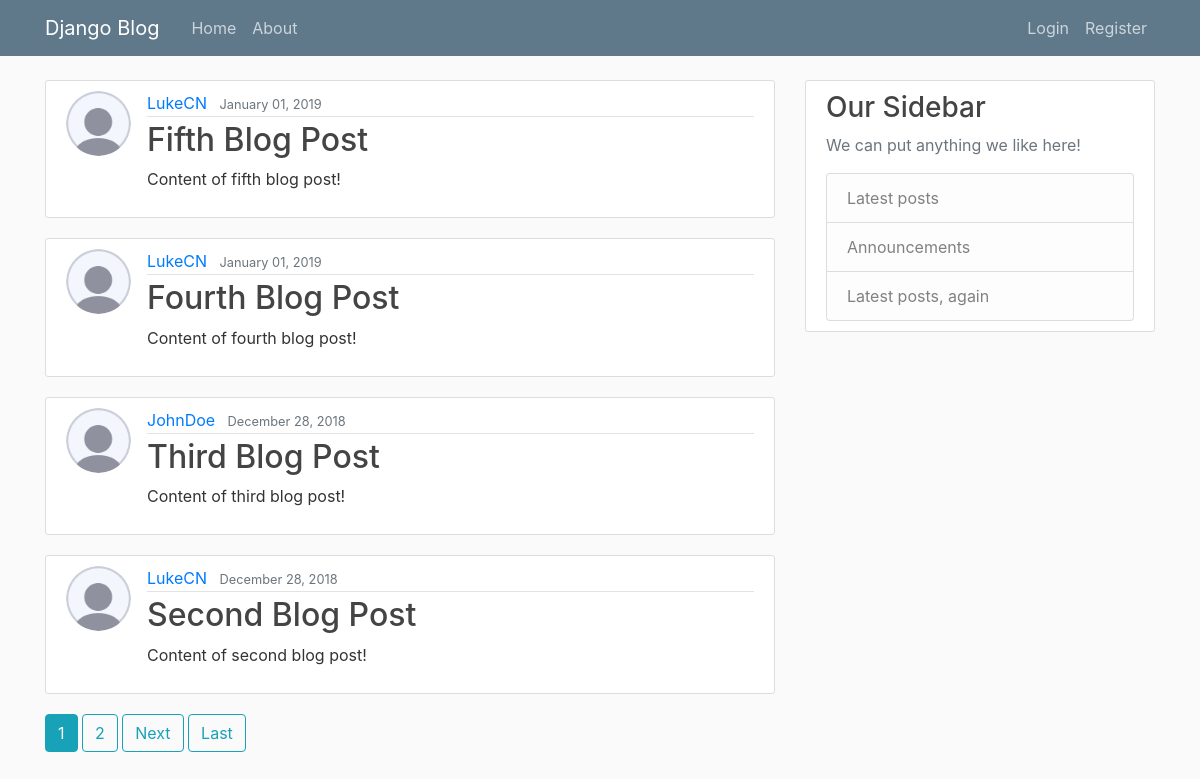
The page / on the database its author committed.
### blog/models.py (models this page shows, shortened)
class Post(models.Model):
	title = models.CharField(max_length = 100)
	content = models.TextField()
	date_posted = models.DateTimeField(default = timezone.now)
	author = models.ForeignKey(User, on_delete = models.CASCADE)

### users/models.py (models this page shows, shortened)
class Profile(models.Model):
	user = models.OneToOneField(User, on_delete = models.CASCADE)
	image = models.ImageField(default = 'default.jpg', upload_to = 'profile_pics')

### blog/views.py (the view)
# urls.py: path('', PostListView.as_view(), name = 'blog-home'),
class PostListView(ListView):
	model = Post
	template_name = 'blog/home.html'
	context_object_name = 'posts'
	ordering = ['-date_posted']
	paginate_by = 4

### blog/templates/blog/home.html (shortened to what this page needs)
{% extends "blog/base.html" %}
{% block content %}
  {% for post in posts %}
    <article class="media content-section">
      <img class="rounded-circle article-img" src="{{ post.author.profile.image.url }}">
      <div class="media-body">
        <div class="article-metadata">
          <a class="mr-2" href="{% url 'user-posts' post.author.username %}">{{ post.author }}</a>
          <small class="text-muted">{{ post.date_posted | date:"F d, Y"}}</small>
        </div>
        <h2><a class="article-title" href="{% url 'post-detail' post.id %}">{{ post.title }}</a></h2>
        <p class="article-content">{{ post.content }}</p>
      </div>
    </article>
  {% endfor %}
  {% if is_paginated %}
    {% for num in page_obj.paginator.page_range %}
      {% if page_obj.number == num %}
        <a class = "btn btn-info mb-4" href="?page={{ num }}">{{ num }}</a>
      {% elif num > page_obj.number|add:'-3' and num < page_obj.number|add:'3' %}
        <a class = "btn btn-outline-info mb-4" href="?page={{ num }}">{{ num }}</a>
      {% endif%}
    {% endfor %}
    {% if page_obj.has_next %}
      <a class = "btn btn-outline-info mb-4" href="?page={{ page_obj.next_page_number }}">Next</a>
      <a class = "btn btn-outline-info mb-4" href="?page={{ page_obj.paginator.num_pages }}">Last</a>
    {% endif %}
  {% endif%}
{% endblock content %}

### blog/templates/blog/base.html (shortened to what this page needs)
{% load static %}
<!DOCTYPE html>
<html>
	<head>
		<link rel = "stylesheet" type = "text/css" href = "{% static 'css/bootstrap.min.css' %} " >
		<link rel = "stylesheet" type = "text/css" href = "{% static 'css/main.css' %} " >
	</head>
	<body>
		<header class="site-header">
			<nav class="navbar navbar-expand-md navbar-dark bg-steel fixed-top">
				<div class="container">
					<a class="navbar-brand mr-4" href="/">Django Blog</a>
					<div class="collapse navbar-collapse" id="navbarToggle">
						<div class="navbar-nav mr-auto">
							<a class="nav-item nav-link" href="{% url 'blog-home' %}">Home</a>
							<a class="nav-item nav-link" href="{% url 'blog-about' %}">About</a>
						</div>
						<div class="navbar-nav">
						{% if user.is_authenticated %}
							<a class="nav-item nav-link" href="{% url 'post-create' %}">New Post</a>
							<a class="nav-item nav-link" href="{% url 'profile' %}">Profile</a>
							<a class="nav-item nav-link" href="{% url 'logout' %}">Logout</a>
						{% else %}
							<a class="nav-item nav-link" href="{% url 'login' %}">Login</a>
							<a class="nav-item nav-link" href="{% url 'register' %}">Register</a>
						{% endif %}
						</div>
					</div>
				</div>
			</nav>
		</header>
		<main role="main" class="container">
			<div class="row">
				<div class="col-md-8">
					{% block content %}
					{% endblock content %}
				</div>
				<div class="col-md-4">
					<div class="content-section">
						<h3>Our Sidebar</h3>
						<p class="text-muted">We can put anything we like here!</p>
						<ul class="list-group">
							<li class="list-group-item list-group-item-light">Latest posts</li>
							<li class="list-group-item list-group-item-light">Announcements</li>
							<li class="list-group-item list-group-item-light">Latest posts, again</li>
						</ul>
					</div>
				</div>
			</div>
		</main>
	</body>
</html>

### static/css/main.css (style rules this page uses)
body { background: #fafafa; color: #333333; margin-top: 5rem; }
h1, h2, h3, h4, h5, h6 { color: #444444; }
ul { margin: 0; }
.bg-steel { background-color: #5f788a; }
.site-header .navbar-nav .nav-link { color: #cbd5db; }
.content-section { background: #ffffff; padding: 10px 20px; border: 1px solid #dddddd; border-radius: 3px; margin-bottom: 20px; }
.article-title { color: #444444; }
.article-content { white-space: pre-line; }
.article-img { height: 65px; width: 65px; margin-right: 16px; }
.article-metadata { padding-bottom: 1px; margin-bottom: 4px; border-bottom: 1px solid #e3e3e3 }

### rows shown on the page
Post: author.profile.image (placeholder picture), author "LukeCN", date_posted "January 01, 2019", title "Fifth Blog Post", content "Content of fifth blog post!"
Post: author.profile.image (placeholder picture), author "LukeCN", date_posted "January 01, 2019", title "Fourth Blog Post", content "Content of fourth blog post!"
Post: author.profile.image (placeholder picture), author "JohnDoe", date_posted "December 28, 2018", title "Third Blog Post", content "Content of third blog post!"
Post: author.profile.image (placeholder picture), author "LukeCN", date_posted "December 28, 2018", title "Second Blog Post", content "Content of second blog post!"

### other values the page prints
{{ num }} "1"
{{ num }} "2"
